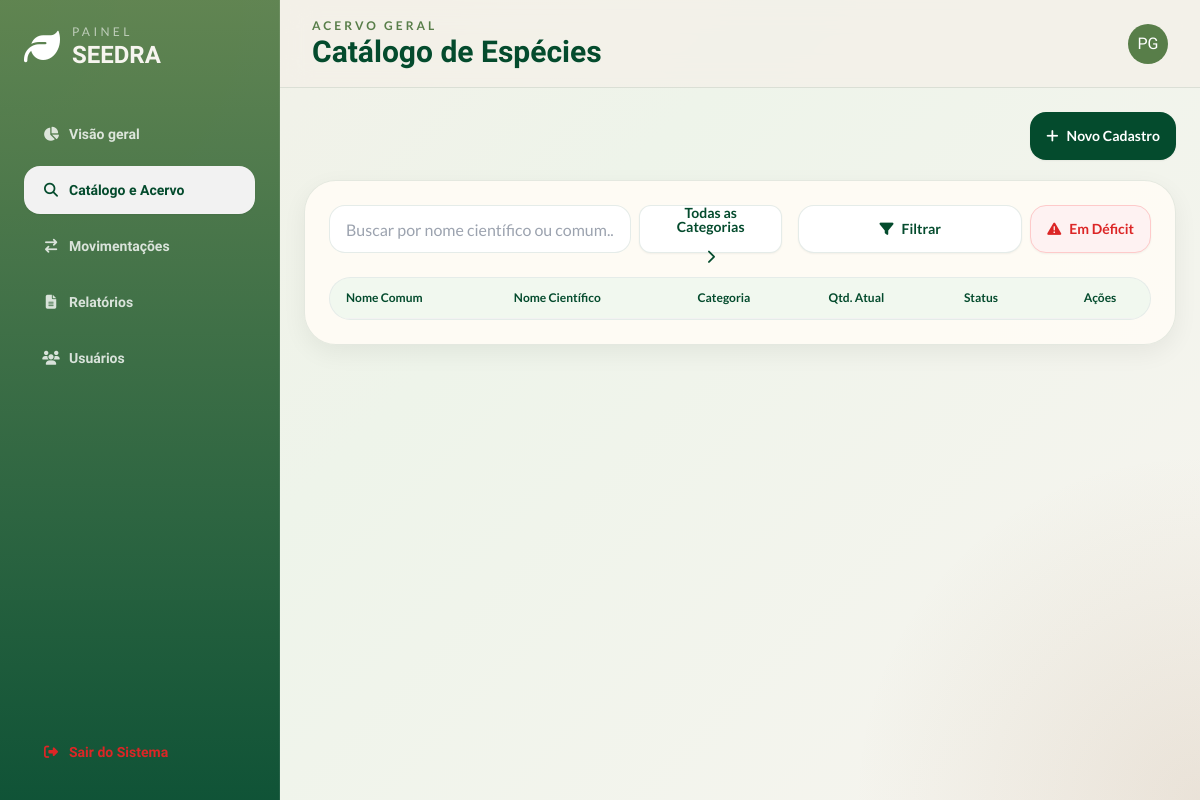
Page /catalogo (signed in) on the earlier database version.
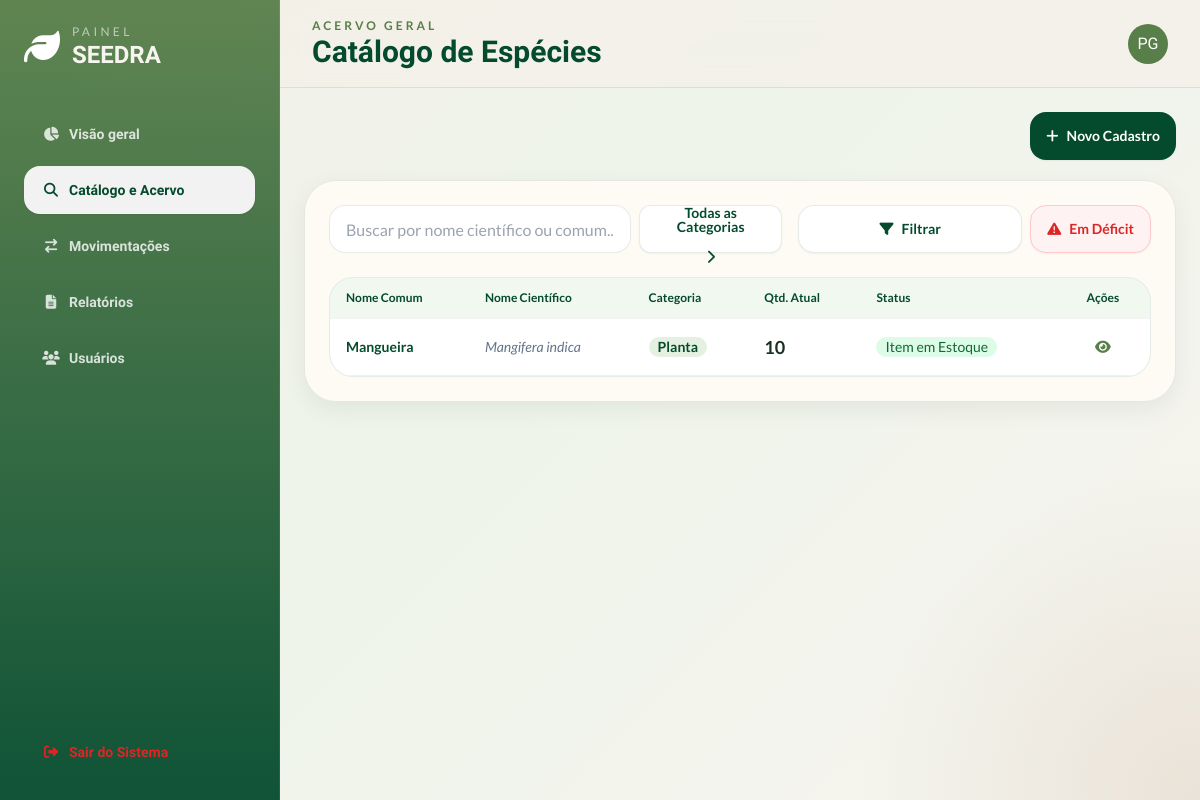
Same page on the later database version.
### models.py (models this page shows)
class Item(db.Model):
    __tablename__= 'items'
    id = db.Column(db.Integer, primary_key = True)
    nome = db.Column(db.String(50), nullable = False, unique = True)
    quantidade = db.Column(db.Integer, nullable = False, default = 0)
    n_cientifico = db.Column(db.String(50), nullable = False , unique = True)
    categoria = db.Column(db.String(20), nullable = False)
    deficit_limit = db.Column(db.Integer, nullable = False, default = 0)
    obs = db.Column(db.Text)
    data_cadastro = db.Column(db.Date, nullable = False)
    movimentacoes = db.relationship('Movimentacao', back_populates = 'item', lazy = True)
    def em_deficit(self):
        return self.quantidade < self.deficit_limit

### app.py (the view)
@app.route('/catalogo', methods=['GET'])
@login_required
def catalogo():
    itens = Item.query.all()
    itens_def = sum(1 for item in itens if item.em_deficit())
    alfabetica = Item.query.order_by(Item.nome.asc()).all()
    return render_template('catalogo.html', itens=itens, itens_def=itens_def, itens_alfabetica = alfabetica)

### controllers/login.py (called while the page is built)
def login_required(f):
  @wraps(f)
  def decorated_function(*args, **kwargs):
      if 'usuarios_id' not in session:
         flash("Faça login primeiro!", 'erro')
         return redirect(url_for('login.login'))
      return f(*args, **kwargs)
  return decorated_function

### templates/catalogo.html (shortened to what this page needs)
{% extends 'base.html' %}
{% set page_id = 'catalogo' %}
{% block header_subtitle %}Acervo Geral{% endblock %}
{% block header_title %}Catálogo de Espécies{% endblock %}
{% block content %}
<div class="flex justify-end mb-4">
    <a href="{{ url_for('novo_item') }}" class="btn rounded-2xl border-0 bg-seedra-leafDark hover:bg-seedra-leafMid text-white font-lato">
        <i class="fa-solid fa-plus"></i> Novo Cadastro
    </a>
</div>
<section class="mt-5 soft-card rounded-[2rem] p-6">
    <div class="flex flex-col md:flex-row gap-4 justify-between items-center mb-6">
        <div class="flex-1 w-full flex gap-2">
            <input type="text" placeholder="Buscar por nome científico ou comum..." class="input input-bordered rounded-2xl bg-white border-seedra-leafDark/10 w-full max-w-md font-lato" id="c_search" />
            <div class="relative inline-block w-56">
                <button id="c_btn" class="btn w-full flex justify-center rounded-xl bg-white font-lato text-seedra-leafDark border-seedra-leafDark/10 gap-4 hover:bg-seedra-leafMid hover:text-white">
                    <span id="content_span" class=" transition-transform easy-in-out">Todas as Categorias</span>
                    <i id="c_arrow" class="fa-solid fa-chevron-right transition-transform"></i>
                </button>
            </div>
        </div>
        <div class="flex gap-2">
            <div class="relative inline-block w-56 ">
                <button class="w-full flex justify-center btn rounded-2xl bg-white text-seedra-leafDark border border-seedra-leafDark/10 hover:bg-seedra-leafMid hover:text-white hover:border-seedra-seedSand shadow-sm font-lato" id="filter_button">
                    <i id="filter_span" class="fa-solid fa-filter"></i> Filtrar
                </button>
            </div>
            <button class="btn rounded-2xl bg-red-50 text-red-600 border border-red-200 hover:bg-red-100 hover:border-red-300 shadow-sm font-lato" id="btn_deficit">
                <i class="fa-solid fa-triangle-exclamation"></i> Em Déficit
            </button>
        </div>
    </div>
    <div class="overflow-x-auto rounded-[1.5rem] border border-seedra-leafDark/10 bg-white">
        <table class="table font-lato">
            <thead class="bg-seedra-leafLight/10 text-seedra-leafDark">
                <tr>
                    <th>Nome Comum</th>
                    <th>Nome Científico</th>
                    <th>Categoria</th>
                    <th>Qtd. Atual</th>
                    <th>Status</th>
                    <th class="text-center">Ações</th>
                </tr>
            </thead>
            <tbody>
                {% for item in itens %}
                <tr id="list_order_normal" class="{% if item.em_deficit() %}item_deficit{% else %}item_ok{% endif %} transition {% if item.categoria == 'Semente' %} c_semente {% else %} c_planta {% endif %}">
                    <td class="font-bold text-seedra-leafDark">{{ item.nome }}</td>
                    <td class="italic text-slate-500">{{ item.n_cientifico }}</td>
                    <td><span class="badge border-0 bg-seedra-leafLight/20 text-seedra-leafDark font-bold">{{ item.categoria}}</span></td>
                    <td class="metric-value font-bold text-lg">{{ item.quantidade }}</td>
                    <td><span class="badge border-0 {% if item.em_deficit() %} bg-red-100 text-red-800 {% else %} bg-green-100 text-green-800 {% endif %}">
                        {% if item.em_deficit() %}
                            Item em deficit
                        {% else %}
                            Item em Estoque
                        {% endif %}
                    </span></td>
                    <td class="text-center">
                        <a href="{{ url_for('detalhes_item', id=item.id) }}" class="btn btn-sm btn-ghost text-seedra-leafMid rounded-xl"><i class="fa-solid fa-eye"></i></a>
                    </td>
                </tr>
                {% endfor %}
            </tbody>
        </table>
    </div>
</section>
{% endblock %}

Differences in the rows shown:
added Item: nome "Mangueira", n_cientifico "Mangifera indica", categoria "Planta", quantidade "10", deficit_limit "Item em Estoque"
